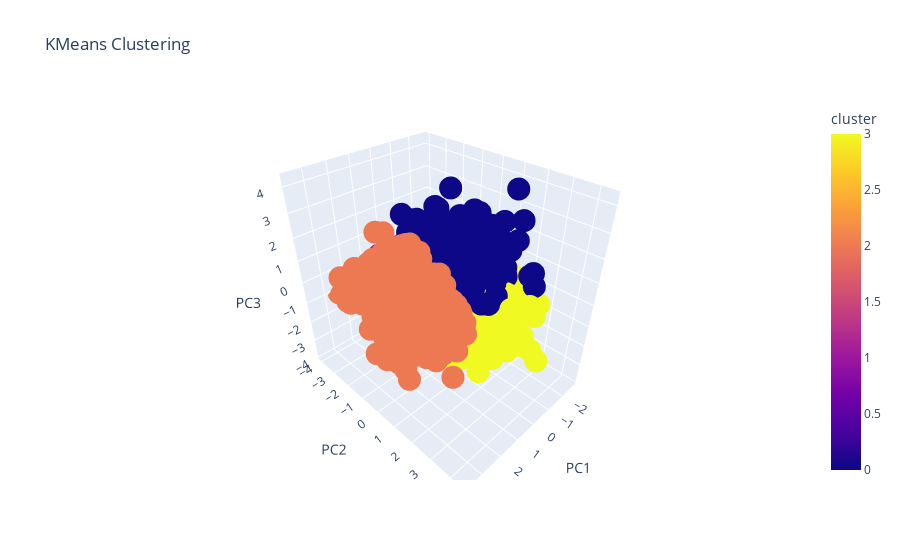

Here is the notebook cell this chart was saved with:
### Code cell
scaler = StandardScaler()
data_min = scaler.fit_transform(personality_data[cols])

pca = decomposition.PCA(n_components=3)
pcaData = pca.fit_transform(data_min)

kmeansScaled = KMeans(n_clusters=k,n_init=10,random_state=42)

kmeansScaled.fit(pcaData)

labels_scaled = kmeansScaled.labels_

cluster_centers_scaled = kmeansScaled.cluster_centers_

generateInteractive3DGraph(pcaData,labels_scaled)

printScore(pcaData,labels_scaled)
clusterValues(labels_scaled)

### Figure 1 — Plotly figure (JSON) as saved in the notebook; plotly's stock layout.template omitted (floating-point values rounded to 4 significant figures; data arrays with more than 128 entries replaced by an {"elided": "..."} marker saying what was removed)
{"data": [{"hovertemplate": "PC1=%{x}<br>PC2=%{y}<br>PC3=%{z}<br>cluster=%{marker.color}<extra></extra>", "legendgroup": "", "marker": {"color": {"elided": "1834 int values"}, "coloraxis": "coloraxis", "symbol": "circle"}, "mode": "markers", "name": "", "scene": "scene", "showlegend": false, "type": "scatter3d", "x": {"elided": "1834 float values"}, "y": {"elided": "1834 float values"}, "z": {"elided": "1834 float values"}}], "layout": {"coloraxis": {"colorbar": {"title": {"text": "cluster"}}, "colorscale": [[0, "#0d0887"], [0.1111, "#46039f"], [0.2222, "#7201a8"], [0.3333, "#9c179e"], [0.4444, "#bd3786"], [0.5556, "#d8576b"], [0.6667, "#ed7953"], [0.7778, "#fb9f3a"], [0.8889, "#fdca26"], [1, "#f0f921"]]}, "legend": {"tracegroupgap": 0}, "scene": {"domain": {"x": [0, 1], "y": [0, 1]}, "xaxis": {"title": {"text": "PC1"}}, "yaxis": {"title": {"text": "PC2"}}, "zaxis": {"title": {"text": "PC3"}}}, "title": {"text": "KMeans Clustering"}}}
